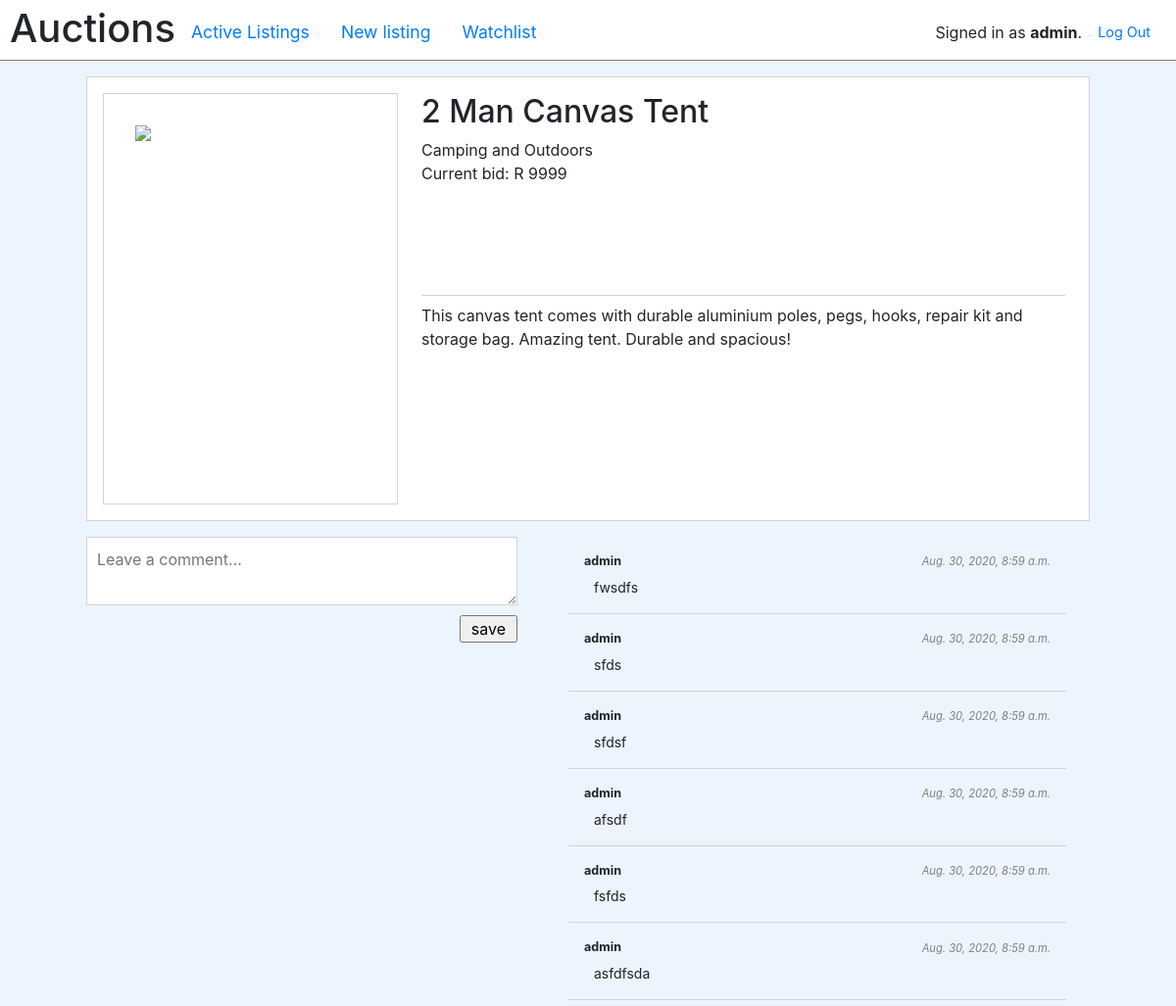
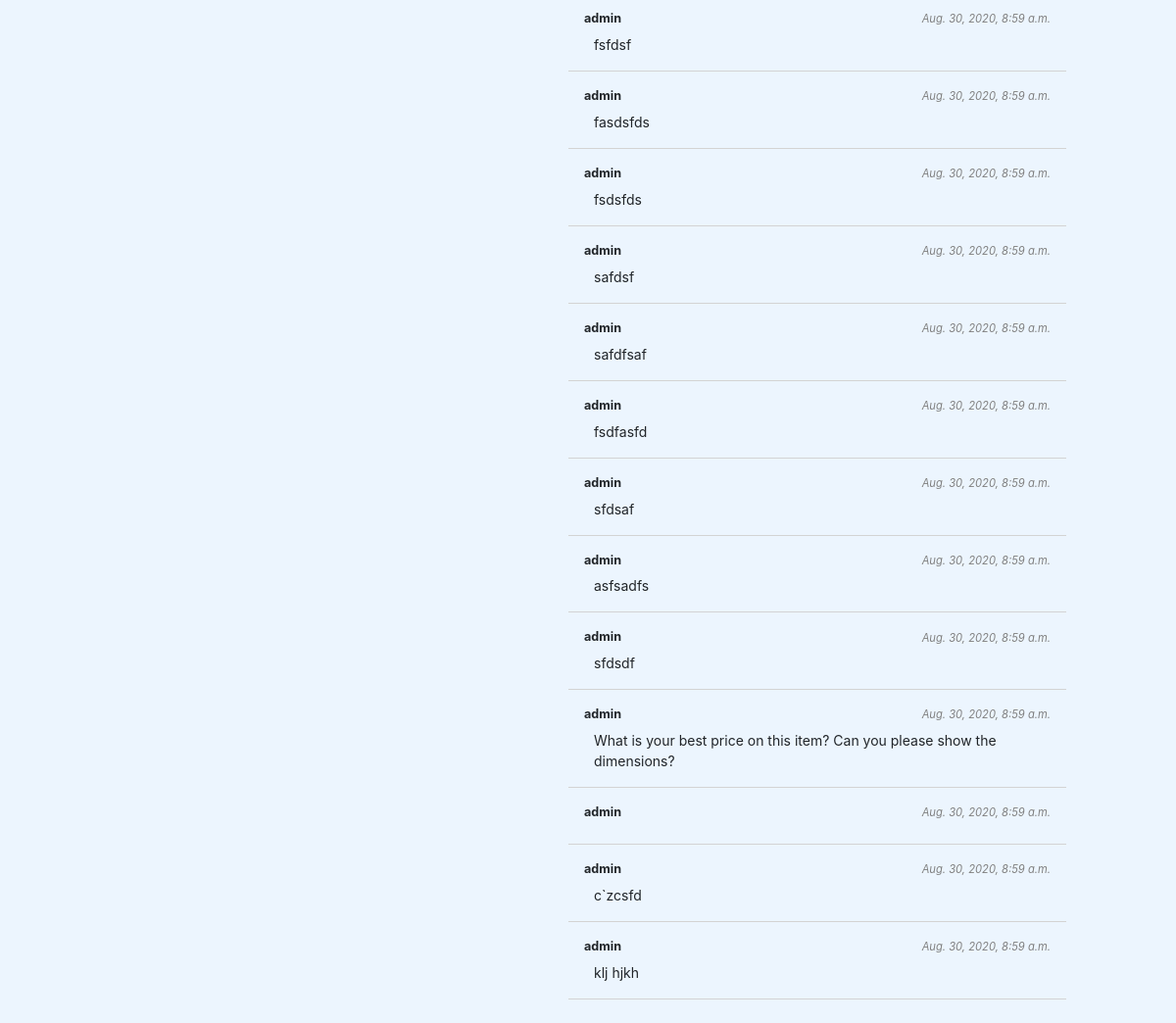
The app's page /listing/1 (signed in) with its own data (2 pictures, top to bottom).
### auctions/models.py (models this page shows)
class User(AbstractUser):
	def __str__(self):
		return self.username

class Listing(models.Model):
	title = models.CharField(max_length=256)
	description = models.TextField(blank=True)
	starting_bid =  models.DecimalField(max_digits=10, decimal_places=2)
	owner = models.ForeignKey(User, on_delete=models.CASCADE, related_name="owner")
	active = models.BooleanField(default=True)
	winner = models.ForeignKey(User, null=True, on_delete=models.CASCADE, related_name="winner")
	image_url = models.CharField(max_length=1024, null=True)
	users = models.ManyToManyField(User, blank=True, related_name="watchlist_users")
	category = models.ForeignKey(Category, null=True, on_delete=models.CASCADE, related_name="listing_category")

class Category(models.Model):
	value = models.CharField(max_length=128)

class Comment(models.Model):
	user = models.ForeignKey(User, on_delete=models.CASCADE)
	text = models.TextField(blank=True)
	listing = models.ForeignKey(Listing, on_delete=models.CASCADE)
	created_at = models.DateTimeField(auto_now_add=True, null=True)

### auctions/views.py (the view)
# urls.py: path("listing/<str:listing_id>", views.listing, name="listing"),
def listing(request, listing_id=''):
    if request.method == "POST":
        pass
    else:
        status = {}
        status['code'] = request.GET.get('code', '')
        status['msg'] = request.GET.get('msg', '')
        print(status)
        listing = Listing.objects.annotate(bid=Max("listing__value")).get(id=listing_id);
        listing.watchlist = listing.users.filter(id=request.user.id).exists()
        listing.comments = Comment.objects.filter(listing__id=listing_id).order_by('-created_at').all()
        return render(request, "auctions/listing.html", {
            "listing": listing,
            "status": status,
        })

### auctions/templates/auctions/listing.html (shortened to what this page needs)
{% extends "auctions/layout.html" %}
{% block body %}
        <div class="view__main listing">
            <section class="listing__head">
                <img src="{{ listing.image_url }}" class="listing__head--img"/>
                <div class="listing__head--details">
                     <h2>{{ listing.title }}
                    </h2>
                    <p>{{ listing.category.value }}</p>
                        {% if listing.bid %}
                           <p>Current bid: R {{ listing.bid }}</p>
                        {% else %}
                            <p>Starting bid: R {{ listing.starting_bid }}</p>
                        {% endif %}
                    <div>{{ listing.description }}</div>
                </div>
            </section>
            <section class="comments">
                <div class="comments__new">
                    {% if user.is_authenticated %}
                        <form action="{% url 'comment' listing.id %}" method="POST">
                            <textarea name="comment" placeholder="Leave a comment..."></textarea>
                            <input type="submit" value="save" >
                        </form>
                    {% endif %}
                </div>
                <div class="comments__old">
                    {% for comment in listing.comments %}
                        <div class="comment">
                            <p class="comment__info"><span>{{ comment.user }}</span><span>{{ comment.created_at}}<span></p>
                            <p>{{ comment.text }}</p>
                        </div>
                    {% endfor %}
                </div>
            </section>
         </div>
{% endblock %}

### auctions/templates/auctions/layout.html (shortened to what this page needs)
{% load static %}
<!DOCTYPE html>
<html lang="en">
    <head>
        <link rel="stylesheet" href="https://stackpath.bootstrapcdn.com/bootstrap/4.4.1/css/bootstrap.min.css">
        <link href="{% static 'auctions/styles.css' %}" rel="stylesheet">
    </head>
    <body>
        <div class="topNav">
            <div class="topNav__left">
                <h1>Auctions</h1>
                <ul class="nav">
                    <li class="nav-item">
                        <a class="nav-link" href="{% url 'index' %}">Active Listings</a>
                    </li>
                    <li class="nav-item">
                        <a class="nav-link" href="{% url 'create_new' %}">New listing</a>
                    </li>
                    {% if user.is_authenticated %}
                         <li class="nav-item">
                            <a class="nav-link" href="{% url 'watchlist' %}">Watchlist</a>
                        </li>
                    {% endif %}
                </ul>
            </div>
            <div class="topNav__right">
                <div>
                    {% if user.is_authenticated %}
                        Signed in as <strong>{{ user.username }}</strong>.
                    {% else %}
                        Not signed in.
                    {% endif %}
                </div>
                <ul class="nav">
                    {% if user.is_authenticated %}
                        <li class="nav-item">
                            <a class="nav-link" href="{% url 'logout' %}">Log Out</a>
                        </li>
                    {% endif %}
                </ul>
            </div>
        </div>
        {% block body %}
        {% endblock %}
    </body>
</html>

### auctions/static/auctions/styles.css (style rules this page uses)
body { min-height: 100vh; max-width: 100vw; width: 100%; background-color: #ECF5FE; box-sizing: border-box; }
p { margin: 0px; }
input { padding: 0px 10px; }
textarea { padding: 10px; }
.topNav { padding: 0px 10px; padding-top: 5px; display: flex; justify-content: space-between; align-items: center; background-color: white; border-bottom: 1px solid grey; }
.topNav__left { display: flex; justify-content: flex-start; align-items: center; }
.topNav__left li { font-size: 110%; }
.topNav__right { display: flex; justify-content: flex-end; align-items: center; }
.topNav__right li { font-size: 90%; }
.view__main { padding-top: 1rem; padding-bottom: 1rem; width: 1024px; margin-left: auto; margin-right: auto; }
.listing { display: flex; flex-direction: column; align-items: space-around; justify-content: space-around; width: 1024px; }
.listing__head { padding: 1rem; background-color: white; border: 1px solid lightgrey; display: flex; justify-content: stretch; align-items: stretch; }
.listing__head--img { border: 1px solid lightgrey; margin-right: 1rem; min-height: 420px; width: 420px; padding: 2rem; }
.listing__head--details { width: 100%; margin: 0.5rem; margin-top: 0rem; display: flex; flex-direction: column; }
.listing__head--details > div:last-child { border-top: 1px solid lightgrey; padding-top: 0.5rem; height: 50%; margin-top: auto; }
.comments { width: 100%; display: flex; justify-content: space-between; margin-top: 1rem; max-height: 80vh; }
.comments__new { width: 440px !important; height: 100px; }
.comments__new > form { display: flex; flex-direction: column; align-items: flex-end; }
.comments__new > form textarea { border: 1px solid lightgrey; margin-bottom: 0.6rem; width: 100%; }
.comments__old { width: 540px; overflow-y: scroll; padding-right: 1rem; }
.comments__old .comment { border-bottom: 1px solid lightgrey; margin: 0.5rem; padding: 8px 16px; font-size: 14px; padding-bottom: 1rem; }
.comments__old .comment__info { display: flex; justify-content: space-between; align-items: center; }
.comments__old .comment__info > span:first-child { font-size: 90%; font-weight: 700; }
.comments__old .comment__info > span:last-child { font-size: 80%; font-style: italic; color: grey; }
.comments__old .comment > p:last-child { margin-top: 6px; margin-left: 10px; }

### records on screen
User: username "admin"
Listing: title "2 Man Canvas Tent", category.value "Camping and Outdoors", bid "9999", description "This canvas tent comes with durable aluminium poles, pegs, hooks, repair kit and storage bag. Amazing tent. Durable and spacious!"
Comment: user "admin", created_at "Aug. 30, 2020, 8:59 a.m.", text "fwsdfs"
Comment: user "admin", created_at "Aug. 30, 2020, 8:59 a.m.", text "sfds"
Comment: user "admin", created_at "Aug. 30, 2020, 8:59 a.m.", text "sfdsf"
Comment: user "admin", created_at "Aug. 30, 2020, 8:59 a.m.", text "afsdf"
Comment: user "admin", created_at "Aug. 30, 2020, 8:59 a.m.", text "fsfds"
Comment: user "admin", created_at "Aug. 30, 2020, 8:59 a.m.", text "asfdfsda"
Comment: user "admin", created_at "Aug. 30, 2020, 8:59 a.m.", text "fsfdsf"
Comment: user "admin", created_at "Aug. 30, 2020, 8:59 a.m.", text "fasdsfds"
Comment: user "admin", created_at "Aug. 30, 2020, 8:59 a.m.", text "fsdsfds"
Comment: user "admin", created_at "Aug. 30, 2020, 8:59 a.m.", text "safdsf"
Comment: user "admin", created_at "Aug. 30, 2020, 8:59 a.m.", text "safdfsaf"
Comment: user "admin", created_at "Aug. 30, 2020, 8:59 a.m.", text "fsdfasfd"
Comment: user "admin", created_at "Aug. 30, 2020, 8:59 a.m.", text "sfdsaf"
Comment: user "admin", created_at "Aug. 30, 2020, 8:59 a.m.", text "asfsadfs"
Comment: user "admin", created_at "Aug. 30, 2020, 8:59 a.m.", text "sfdsdf"
Comment: user "admin", created_at "Aug. 30, 2020, 8:59 a.m.", text "What is your best price on this item? Can you please show the dimensions?"
Comment: user "admin", created_at "Aug. 30, 2020, 8:59 a.m."
Comment: user "admin", created_at "Aug. 30, 2020, 8:59 a.m.", text "c`zcsfd"
Comment: user "admin", created_at "Aug. 30, 2020, 8:59 a.m.", text "klj hjkh"
